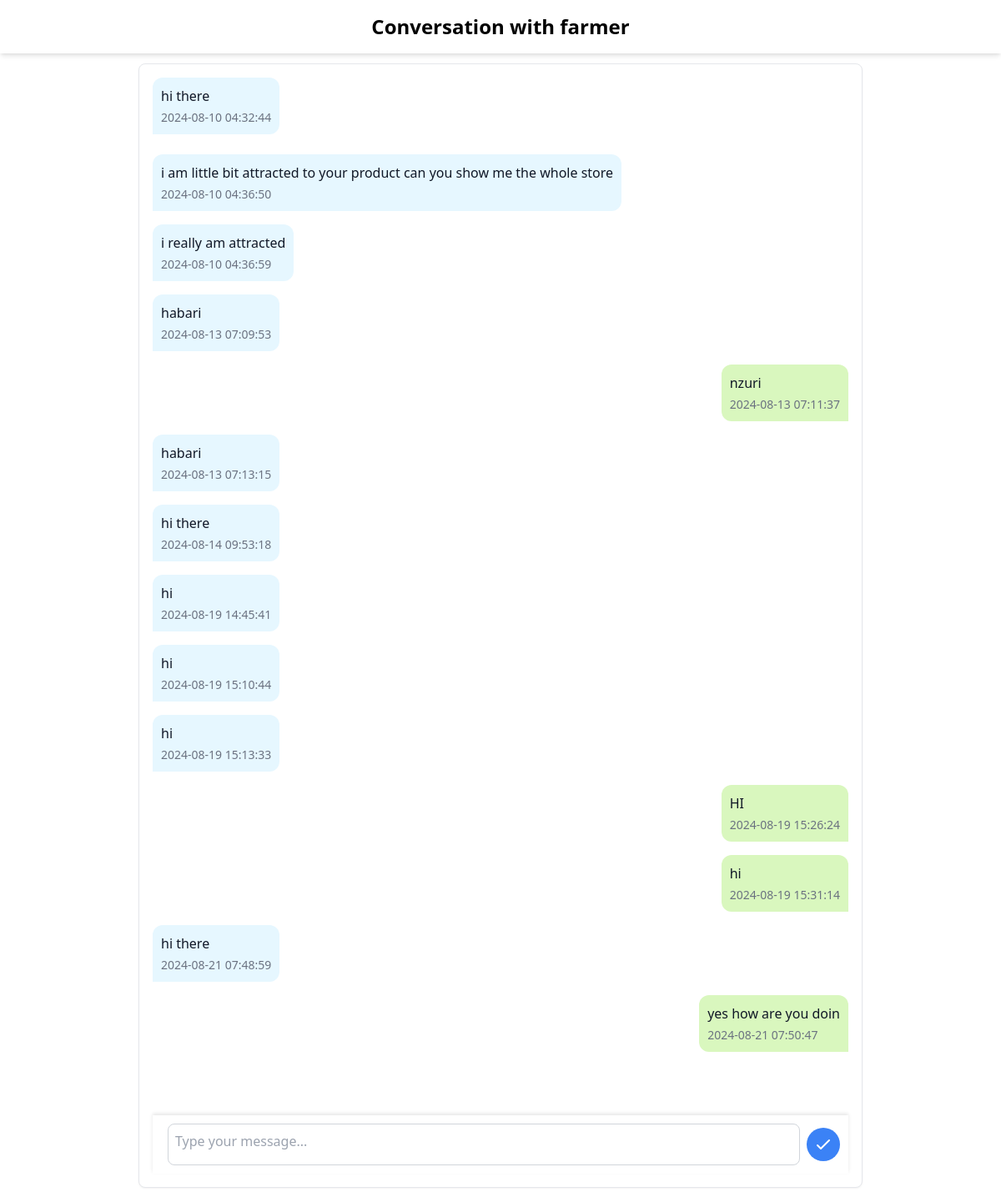
Page /chat_with_farmer_seller.php?seller_id=60&product_id=3 (signed in) on the committed database.
### tables this page shows
CREATE TABLE `users` (
  `user_id` int(11) NOT NULL,
  `username` varchar(50) NOT NULL,
  `email` varchar(100) NOT NULL,
  `password_hash` varchar(255) NOT NULL,
  `registration_date` timestamp NOT NULL DEFAULT current_timestamp(),
  `role` enum('customer','farmer','seller','administrator') NOT NULL
);

CREATE TABLE `messages` (
  `message_id` int(11) NOT NULL,
  `message_content` text NOT NULL,
  `user_id` int(11) NOT NULL,
  `seller_farmer_id` int(11) NOT NULL,
  `product_id` int(11) NOT NULL,
  `timestamp` timestamp NOT NULL DEFAULT current_timestamp(),
  `role` enum('customer','seller','farmer') NOT NULL
);

### chat_with_farmer_seller.php (the view, shortened to what this page needs)
<?php
include("db_connection.php");
$seller_id = $product_id = $user_id = $fetched_role = null;
if ($_SERVER["REQUEST_METHOD"] == "GET" || $_SERVER["REQUEST_METHOD"] == "POST") {
    $seller_id = $_GET['seller_id'] ?? $_POST['seller_id'];
    $product_id = $_GET['product_id'] ?? $_POST['product_id'];
    $user_id = $_SESSION['user_id'];
    $get_role = "SELECT role FROM users WHERE user_id = $seller_id";
    $get_role_result = $conn->query($get_role);
    if ($get_role_result) {
        $fetched_seller_role = $get_role_result->fetch_assoc();
        $fetched_role = $fetched_seller_role['role'];
    } else {
        echo "Error: $conn->error";
        echo "<br> There was an error retrieving the seller/farmer role from the database.";
    }
}
$customer_messages = [];
$seller_farmer_messages = [];
$customer_query = "SELECT * FROM messages WHERE user_id = '$user_id' AND seller_farmer_id = '$seller_id' AND product_id = '$product_id' AND role = 'customer'";
$seller_farmer_query = "SELECT * FROM messages WHERE user_id = '$user_id' AND seller_farmer_id = '$seller_id' AND product_id = '$product_id' AND role = '$fetched_role'";
$customer_result = $conn->query($customer_query);
$seller_farmer_result = $conn->query($seller_farmer_query);
if ($customer_result) {
    while ($row = $customer_result->fetch_assoc()) {
        $customer_messages[] = $row;
    }
} else {
    echo "Error: $conn->error";
    echo "<br> There was an error fetching the customer messages.";
}
if ($seller_farmer_result) {
    while ($row = $seller_farmer_result->fetch_assoc()) {
        $seller_farmer_messages[] = $row;
    }
} else {
    echo "Error: $conn->error";
    echo "<br> There was an error fetching the seller/farmer messages.";
}
$all_messages = array_merge($customer_messages, $seller_farmer_messages);
usort($all_messages, function ($a, $b) {
    return strtotime($a['timestamp']) - strtotime($b['timestamp']);
});
?>
<!DOCTYPE html>
<html lang="en">
<head>
    <link href="https://cdn.jsdelivr.net/npm/tailwindcss@2.2.19/dist/tailwind.min.css" rel="stylesheet">
</head>
<body class="bg-[#FFF6F5] font-sans">
    <header class="header shadow-md py-4 px-6">
        <h1 class="text-2xl font-bold text-center">Conversation with <?php echo $fetched_role; ?></h1>
    </header>
    <div class="chat-container main-content">
        <main class="flex-grow p-4">
            <div class="bg-white border border-gray-200 rounded-lg shadow-sm p-4 flex flex-col h-full">
                <div class="message-scroll-container flex flex-col space-y-4">
                    <?php foreach ($all_messages as $message): ?>
                        <div class="message-container flex <?php echo $message['role']; ?>">
                            <div class="message-content flex flex-col">
                                <p class="text-gray-900"><?php echo $message['message_content']; ?></p>
                                <span class="text-gray-500 text-sm mt-1"><?php echo $message['timestamp']; ?></span>
                            </div>
                        </div>
                    <?php endforeach; ?>
                </div>
                <div class="message-box flex items-center space-x-2">
                    <form action="chat_with_farmer_seller.php" method="post" class="w-full flex items-center space-x-2">
                        <textarea name="message" id="message" class="w-full p-2 border border-gray-300 rounded-lg" placeholder="Type your message..."></textarea>
                        <button type="submit" class="bg-blue-500 text-white p-2 rounded-full hover:bg-blue-600 flex items-center justify-center">
                            <svg xmlns="http://www.w3.org/2000/svg" class="h-6 w-6" fill="none" viewBox="0 0 24 24" stroke="currentColor">
                                <path stroke-linecap="round" stroke-linejoin="round" stroke-width="2" d="M5 13l4 4L19 7" />
                            </svg>
                        </button>
                    </form>
                </div>
            </div>
        </main>
    </div>
</body>
</html>

### chat_with_farmer_seller.php (style rules this page uses)
.message-container { background-color: #f5f5f5; position: relative; max-width: 75%; padding: 10px; border-radius: 12px; margin-bottom: 8px; }
.message-container.customer { background-color: #e6f7ff; align-self: flex-start; border-bottom-left-radius: 0; }
.message-container.seller, .message-container.farmer { background-color: #d9f7be; align-self: flex-end; border-bottom-right-radius: 0; }
.message-box { position: relative; width: 100%; padding: 10px; background: white; box-shadow: 0 -2px 4px rgba(0, 0, 0, 0.1); }
.message-box textarea { resize: none; height: 50px; }
.chat-container { max-width: 75vw; margin: 0 auto; display: flex; flex-direction: column; height: 100vh; }
.message-scroll-container { overflow-y: auto; height: calc(100vh - 120px); }
.message-scroll-container { scrollbar-width: none; }
.header { position: fixed; top: 0; left: 0; width: 100%; background: white; z-index: 10; }
.main-content { padding-top: 60px; }

### rows in the picture
users: role "farmer"
messages: message_content "hi there", timestamp "2024-08-10 04:32:44"
messages: message_content "i am little bit attracted to your product can you show me the whole store", timestamp "2024-08-10 04:36:50"
messages: message_content "i really am attracted", timestamp "2024-08-10 04:36:59"
messages: message_content "habari", timestamp "2024-08-13 07:09:53"
messages: message_content "nzuri", timestamp "2024-08-13 07:11:37"
messages: message_content "habari", timestamp "2024-08-13 07:13:15"
messages: message_content "hi there", timestamp "2024-08-14 09:53:18"
messages: message_content "hi", timestamp "2024-08-19 14:45:41"
messages: message_content "hi", timestamp "2024-08-19 15:10:44"
messages: message_content "hi", timestamp "2024-08-19 15:13:33"
messages: message_content "HI", timestamp "2024-08-19 15:26:24"
messages: message_content "hi", timestamp "2024-08-19 15:31:14"
messages: message_content "hi there", timestamp "2024-08-21 07:48:59"
messages: message_content "yes how are you doin", timestamp "2024-08-21 07:50:47"
